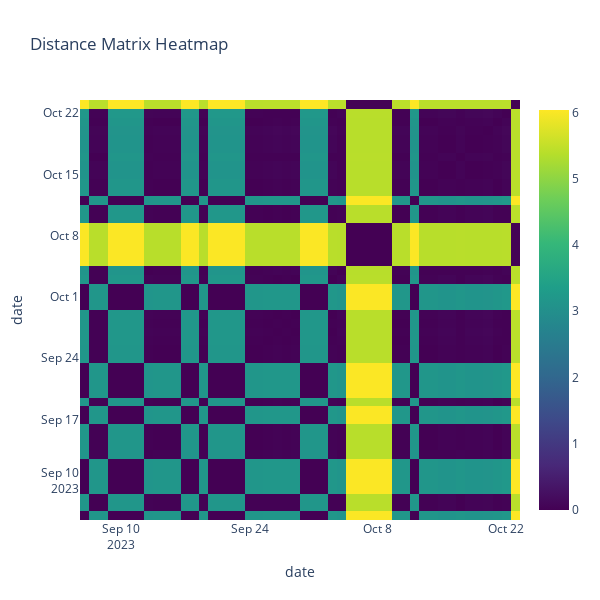

Write notebook code for a chart like this one.
### Code cell
plot_dist_mat(df_valid_feat_scaled, height=600, width=600)
